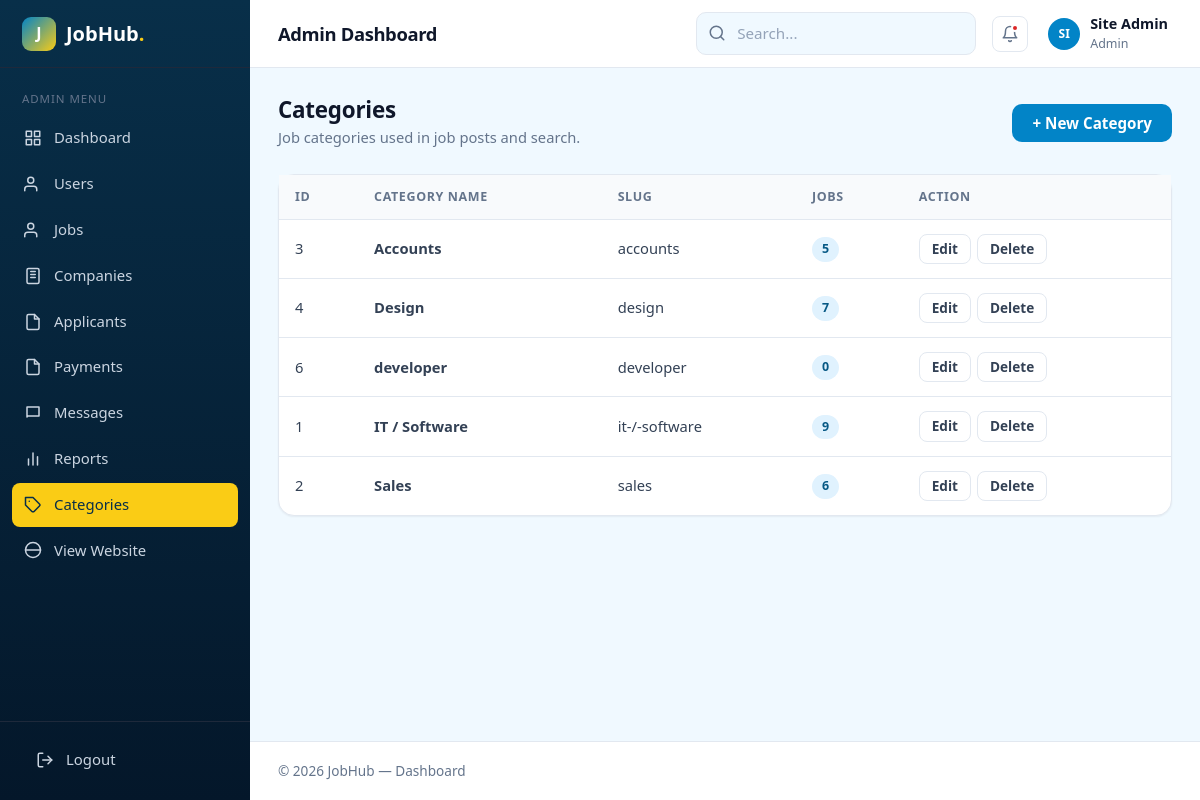
/admin/categories/index.php (signed in), run on the app's committed database.
### tables this page shows
CREATE TABLE `categories` (
  `id` int UNSIGNED NOT NULL,
  `name` varchar(100) NOT NULL,
  `slug` varchar(120) NOT NULL
);

### admin/categories/index.php (the view, shortened to what this page needs)
<?php
include('../../dbconfig.php');
$rawData = $conn->query("SELECT categories.*, COUNT(jobs.id) AS total_jobs
                         FROM categories LEFT JOIN jobs ON jobs.category_id = categories.id
                         GROUP BY categories.id ORDER BY categories.name");
?>
<!DOCTYPE html>
<html lang="en">
<head>
  <link rel="stylesheet" href="../../assets/css/style.css?v=2">
</head>
<body class="dash-body">
<?php include("../include/leftbar.php"); ?>
<?php include("../include/header.php"); ?>
<main class="dash-content">
  <div class="page-actions">
    <div><h2>Categories</h2><p>Job categories used in job posts and search.</p></div>
    <a class="btn btn-primary" href="create.php">+ New Category</a>
  </div>
  <div class="card">
    <div class="table-wrap">
      <table class="table">
        <thead><tr><th>ID</th><th>Category Name</th><th>Slug</th><th>Jobs</th><th>Action</th></tr></thead>
        <tbody>
        <?php while ($row = $rawData->fetch_assoc()) { ?>
          <tr>
            <td><?php echo $row['id']; ?></td>
            <td><strong><?php echo $row['name']; ?></strong></td>
            <td><?php echo $row['slug']; ?></td>
            <td><span class="badge badge-primary"><?php echo $row['total_jobs']; ?></span></td>
            <td><div class="actions">
              <a class="btn btn-sm btn-light" href="edit.php?id=<?php echo $row['id']; ?>">Edit</a>
              <a class="btn btn-sm btn-light" href="delete.php?id=<?php echo $row['id']; ?>" onclick="return confirm('Are you sure to delete?')">Delete</a>
            </div></td>
          </tr>
        <?php } ?>
        </tbody>
      </table>
    </div>
  </div>
</main>
<?php include("../include/footer.php"); ?>
</div>
</body>
</html>

### assets/css/style.css (style rules this page uses)
:root { --primary: #0f766e; --primary-dark: #0b5952; --primary-light: #e6f4f2; --accent: #f59e0b; --text: #0f172a; --text-2: #334155; --muted: #64748b; --border: #e2e8f0; --bg: #f6f8fa; --white: #ffffff; --success: #15803d; --success-bg: #dcfce7; --danger: #dc2626; --danger-bg: #fee2e2; --warning: #b45309; --warning-bg: #fef3c7; --info: #1d4ed8; --info-bg: #dbeafe; --radius: 10px; --radius-lg: 16px; --shadow-sm: 0 1px 2px rgba(15, 23, 42, .06); --shadow: 0 4px 16px rgba(15, 23, 42, .08); --shadow-lg: 0 16px 40px rgba(15, 23, 42, .14); --sidebar-w: 250px; --font: "Segoe UI", system-ui, -apple-system, Roboto, "Helvetica Neue", Arial, sans-serif; }
*, *::before, *::after { box-sizing: border-box; }
html { scroll-behavior: smooth; }
body { margin: 0; font-family: var(--font); font-size: 15px; line-height: 1.6; color: var(--text-2); background: var(--bg); }
h1, h2, h3, h4, h5 { color: var(--text); line-height: 1.25; margin: 0 0 .5em; }
h2 { font-size: 1.9rem; letter-spacing: -.01em; }
p { margin: 0 0 1em; }
a { color: var(--primary); text-decoration: none; }
.btn { display: inline-flex; align-items: center; justify-content: center; gap: 8px; padding: 10px 20px; font: inherit; font-weight: 600; font-size: .95rem; line-height: 1.2; border-radius: var(--radius); border: 1px solid transparent; cursor: pointer; transition: background .15s, color .15s, border-color .15s, box-shadow .15s; white-space: nowrap; }
.btn-primary { background: var(--primary); color: #fff; }
.btn-light { background: var(--white); border-color: var(--border); color: var(--text-2); }
.btn-sm { padding: 6px 12px; font-size: .85rem; border-radius: 8px; }
.badge { display: inline-flex; align-items: center; gap: 4px; padding: 3px 10px; border-radius: 99px; font-size: .78rem; font-weight: 600; line-height: 1.5; white-space: nowrap; }
.badge-primary { background: var(--primary-light); color: var(--primary); }
.card { background: var(--white); border: 1px solid var(--border); border-radius: var(--radius-lg); box-shadow: var(--shadow-sm); }
.dash-body { background: var(--bg); }
.dash-content { padding: 28px; flex: 1; }
.page-actions { display: flex; justify-content: space-between; align-items: center; gap: 12px; margin-bottom: 24px; flex-wrap: wrap; }
.page-actions h2 { margin: 0; font-size: 1.4rem; }
.page-actions p { margin: 2px 0 0; color: var(--muted); font-size: .92rem; }
.table-wrap { overflow-x: auto; }
.table { width: 100%; border-collapse: collapse; font-size: .92rem; }
.table th { text-align: left; font-size: .78rem; text-transform: uppercase; letter-spacing: .05em; color: var(--muted); font-weight: 600; padding: 12px 16px; background: #f8fafc; border-bottom: 1px solid var(--border); white-space: nowrap; }
.table td.nowrap, .table td:nth-child(3) { white-space: nowrap; }
.table td { padding: 14px 16px; border-bottom: 1px solid var(--border); vertical-align: middle; }
.table tr:last-child td { border-bottom: 0; }
.table .actions { display: flex; gap: 6px; }
:root { --primary: #0284c7; --primary-dark: #075985; --primary-light: #e0f2fe; --accent: #facc15; --bg: #f0f9ff; }
.btn-primary { background: linear-gradient(135deg, #0284c7, #0284c7); border: 0; }
.badge-primary { background: #e0f2fe; color: #075985; }

### data on the page
categories: id "3", name "Accounts", slug "accounts", total_jobs "5"
categories: id "4", name "Design", slug "design", total_jobs "7"
categories: id "6", name "developer", slug "developer", total_jobs "0"
categories: id "1", name "IT / Software", slug "it-/-software", total_jobs "9"
categories: id "2", name "Sales", slug "sales", total_jobs "6"

### other printed values
substr($_SESSION['name'], 0, 2) "SI"
$_SESSION['name'] "Site Admin"
